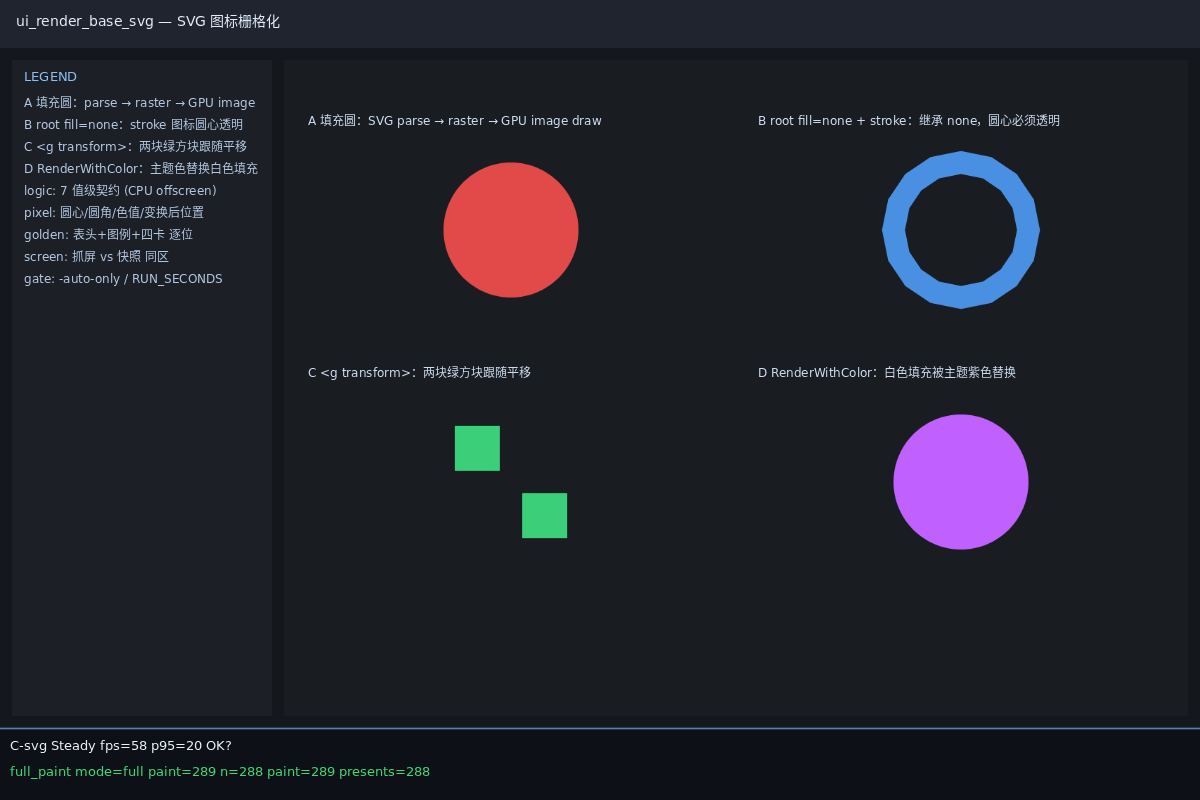
#> input picture docs/render_gpu_converge/evidence/P2.6/golden-drift/runs/ui_render_base_svg/native/current.png, 1200 x 800 px
$ python selftest_analysis.py
#> lines starting #> are read from the running program, lines starting #| are printed output that depends on the picture
#!/usr/bin/env python3
"""Negative self-test for analyze_golden.py.

1) identical pair -> 0 diff;
2) 1px shifted current -> non-zero diff and shift_search finds the inverse
   translation (not (0,0));
3) single-pixel mutation -> exactly 1 differing pixel.
"""
from __future__ import annotations
import json
import os
import subprocess
import sys
from PIL import Image, ImageChops

root = os.path.dirname(os.path.dirname(os.path.abspath(__file__)))
src = os.path.join(root, "runs", "ui_render_base_svg", "native", "current.png")
tmp = os.path.join(root, "selftest-tmp")
os.makedirs(tmp, exist_ok=True)
base = Image.open(src).convert("RGBA")
identical = os.path.join(tmp, "identical.png")
base.save(identical)
shifted = os.path.join(tmp, "shift1px.png")
ImageChops.offset(base, 1, 0).save(shifted)
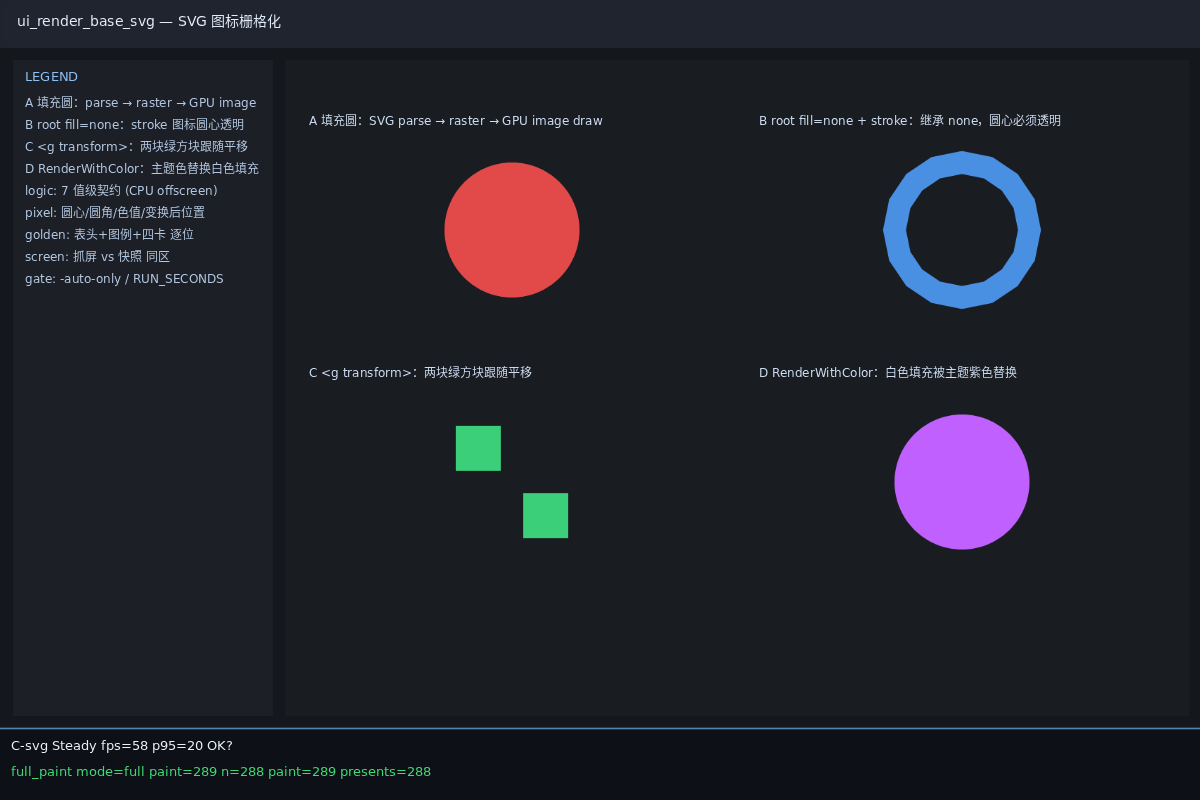
#> saved as shift1px.png: PIL image 1200x800 RGBA; mean R, G, B, A 32.6, 33.5, 42.2, 255
mutated = base.copy()
p = mutated.load()
r, g, b, a = p[100, 200]
#> r = 28; g = 31; b = 38; a = 255
p[100, 200] = ((r + 1) % 256, g, b, a)
mutated_path = os.path.join(tmp, "mutated1px.png")
mutated.save(mutated_path)


def run(cur: str, base_path: str, label: str) -> dict:
    out = os.path.join(tmp, label)
    cmd = [
        sys.executable, os.path.join(root, "tools", "analyze_golden.py"),
        "--current", cur, "--base", base_path, "--out-dir", out,
        "--window", label, "--backend", "selftest",
    ]
#> (the run stopped early here; a loop or call above may not have finished)
